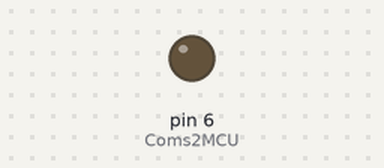
This sketch was run on a simulated Arduino Uno, built with avr-gcc and run on an emulated ATmega328P. Parts: output pins drawn as LEDs (lit = HIGH). Wiring (inferred from the names in the program): DS3231 clock at I2C address 0x68. The local clock reads 2024-03-15 10:24:30 at power-on unless the sketch sets it; what the sketch prints to the serial monitor is not drawn.

Above: at 0.2 s.
Timing chart, 0 to 1.7 s (numbered marks = the images above):
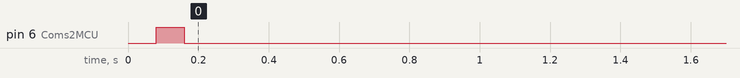

The sketch:

rtc_set.ino
```cpp
/*
   _____          ____            __
  |  __ \   /\   / __ \          / /
  | |  | | /  \ | |  | | __   __/ /_
  | |  | |/ /\ \| |  | | \ \ / / '_ \
  | |__| / ____ \ |__| |  \ V /| (_) |
  |_____/_/    \_\___\_\   \_/  \___/

  >>>>>works for v6.1 & v6.2, not tested on v5.4, but it should work as this is just a software change. May need to edit the pins though for v5.4.

  updated library to include boardID on 11/13/17
  DAQ pinout

  Comm to MCU pin D6

  D2 -- PORT A -- SDI12 -- Decagon5TE,...
  PORT B -- I2C -- RTC,...
  PORT C -- Analog -- Analog Sensors...
  D4/D5 -- PORT D -- Resistive -- Watermark200SS,...
  PORT E -- 1wire -- DS18b20
  PORT F -- Serial -- GPS,...
    SIG -- Additional Sensors

  -- For ATMEL Programming


  extended_fuses=0xFE
  high_fuses=0xDA
  low_fuses=0xE2

  Sample Text Layout, to easily parse into an excel file. This means a single data string
  Timestamp batV solV | WM1 WM2 WM3 WM4 | t1 t2 t3 t4 | Dec1: VWC EC tp Dec2: VWC EC tp Dec3: VWC EC tp
  82317_12:45 4.06v 4.53v  | NA1 NA2 NA3 NA4 | t1 t2 t3 t4 ...

  New Data string per board includes boardID
  B2 Upload  B2 110_1:13:36 B2 3.88 0.00 B2 1246.315  NA  9942.299  B2 NA NA NA NA

  Can use the MCU com digital 6 pin to finish the upload process
  ...See Controller Firmware uploadProgram()
  // updated library to include boardID on 11/13/17
  //updated library to make functions return strings to save them here and first serial print, then write to sd card.

*/

#include <Wire.h>
#define DS3231_I2C_ADDRESS 0x68 //Defined RTC Address
#define Coms2MCU 6
#define XBEE_RADIO_BAUD 57600


String BoardID = "N0";
String tStamp = "";
String M = "";
String D = "";
String Y = "";
String HR = "";
String MIN = "";
String S = ""; //strings for RTC


void setup() {
  finishUp();
  Wire.begin();
  //uncomment the next line to set RTC time from compiling
  //when the battery fails this will show the default date and have to be reset
  setRTCToComputerTime(__DATE__, __TIME__);

  Serial.begin(XBEE_RADIO_BAUD);
  tStamp = timeStamp(BoardID);
  delay(1000);
  Serial.println(tStamp);// prints real-time clock data to serial port
  delay(1000);

}


void loop() {
  // put your main code here, to run repeatedly:

}


// Convert normal decimal numbers to binary coded decimal
byte decToBcd(byte val)
{
  return ( (val / 10 * 16) + (val % 10) );
}
// Convert binary coded decimal to normal decimal numbers
byte bcdToDec(byte val)
{
  return ( (val / 16 * 10) + (val % 16) );
}


void setDS3231time(byte second, byte minute, byte hour, byte dayOfWeek, byte dayOfMonth, byte month, byte year) {
  // sets time and date data to DS3231
  Wire.beginTransmission(DS3231_I2C_ADDRESS);
  Wire.write(0); // set next input to start at the seconds register
  Wire.write(decToBcd(second)); // set seconds
  Wire.write(decToBcd(minute)); // set minutes
  Wire.write(decToBcd(hour)); // set hours
  Wire.write(decToBcd(dayOfWeek)); // set day of week (1=Sunday, 7=Saturday)
  Wire.write(decToBcd(dayOfMonth)); // set date (1 to 31)
  Wire.write(decToBcd(month)); // set month
  Wire.write(decToBcd(year)); // set year (0 to 99)
  Wire.endTransmission();
}


//this function sets the RTC time from the compile time
void setRTCToComputerTime(char myDATEString[], char myTIMEString[])
{
  byte s, MIN, h, dW, d, m, y;
  s = atoi(&myTIMEString[6]);
  //Serial.println(s);
  MIN = atoi(&myTIMEString[3]);
  //Serial.println(MIN);
  h = atoi(&myTIMEString[0]);
  //Serial.println(h);
  dW = 0; // don't care about the day of week
  d = atoi(&myDATEString[4]);
  //Serial.println(d);
  // Jan Feb Mar Apr May Jun Jul Aug Sep Oct Nov Dec
  switch (myDATEString[0]) {
    //condition date[1] == 'a' is true, return 1, elseif m = date[2] == 'n' ? 6 : 7;
    case 'J': m = myDATEString[1] == 'a' ? 1 : m = myDATEString[2] == 'n' ? 6 : 7; break;
    case 'F': m = 2; break;
    //ternary statement    if date[2] == 'r' TRUE then return 4, else return 8
    case 'A': m = myDATEString[2] == 'r' ? 4 : 8; break;
    case 'M': m = myDATEString[2] == 'r' ? 3 : 5; break;
    case 'S': m = 9; break;
    case 'O': m = 10; break;
    case 'N': m = 11; break;
    case 'D': m = 12; break;
  }
  //Serial.println(m);
  y = atoi(&myDATEString[9]);
  //Serial.println(y);
  setDS3231time(s, MIN, h, dW, d, m, y);
}


void readDS3231time(byte *second,//RTC function
                    byte *minute,
                    byte *hour,
                    byte *dayOfWeek,
                    byte *dayOfMonth,
                    byte *month,
                    byte *year)
{
  Wire.beginTransmission(DS3231_I2C_ADDRESS);
  Wire.write(0); // set DS3231 register pointer to 00h
  Wire.endTransmission();
  Wire.requestFrom(DS3231_I2C_ADDRESS, 7);
  // request seven bytes of data from DS3231 starting from register 00h
  *second = bcdToDec(Wire.read() & 0x7f);
  *minute = bcdToDec(Wire.read());
  *hour = bcdToDec(Wire.read() & 0x3f);
  *dayOfWeek = bcdToDec(Wire.read());
  *dayOfMonth = bcdToDec(Wire.read());
  *month = bcdToDec(Wire.read());
  *year = bcdToDec(Wire.read());
}


String timeStamp(String boardID) //RTC function
{
  byte second, minute, hour, dayOfWeek, dayOfMonth, month, year;
  String Text = boardID;
  Text += " NTIME ";
  // retrieve data from DS3231
  readDS3231time(&second, &minute, &hour, &dayOfWeek, &dayOfMonth, &month,
                 &year);
  // send it to the serial monitor
  M = String(month, DEC);
  D = String(dayOfMonth, DEC);
  Y = String(year, DEC);
  HR = String(hour, DEC);
  if (minute < 10)
  {
    MIN += '0';
  }
  MIN += String(minute, DEC);
  if (second < 10)
  {
    S += '0';
  }
  S += String(second, DEC);
  Text += Y + '-' + M + '-' + D + '-' + HR + ':' + MIN + ':' + S + ' '; //Desired Format 2017-12-01-16:34:23 which is //Y-M-D-HR:MIN:S
  //Text += ' ' + M + D + Y + '_' + HR + ':' + MIN+ ':' + S + ' '; //Displays MDY_HR:MIN
  delay(1000);
  return Text;
}


void finishUp() {
  pinMode(Coms2MCU, OUTPUT);
  digitalWrite(Coms2MCU, LOW);
  delay(80);
  digitalWrite(Coms2MCU, HIGH);
  delay(80);
  digitalWrite(Coms2MCU, LOW);
  pinMode(Coms2MCU, INPUT);
}
```
